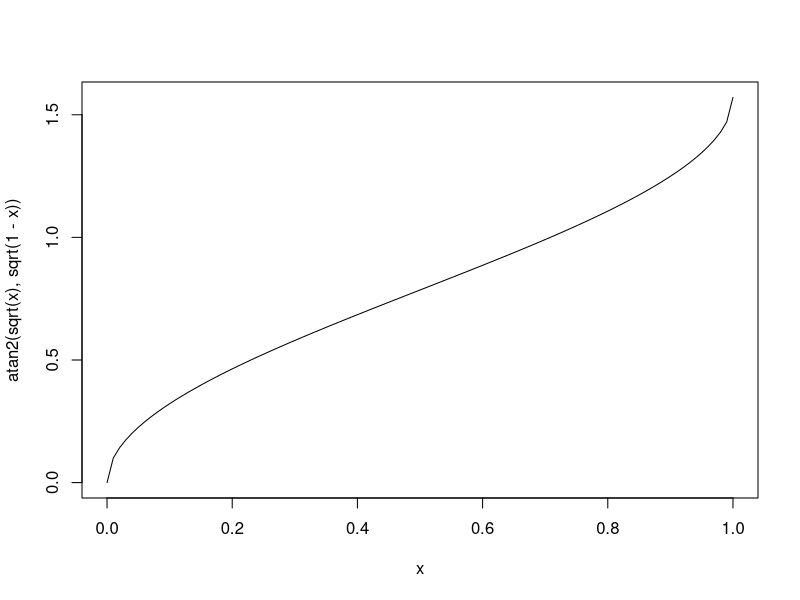

Here is the R script that generated this plot: (Note: this script raises an error after producing the figure.)
## ---- chunk 1
library(geosphere)
distHaversine
## ---- chunk 2
curve(atan2(sqrt(x), sqrt(1 - x)), from = 0, to = 1)
## ---- chunk 3
# p1 is just one point and p2 is a two-column matrix of points
haversine2 <- function(p1, p2) {
  
  toRad <- pi / 180
  p1 <- p1 * toRad
  p2 <- p2 * toRad

  dLat <- p2[, 2] - p1[2]
  dLon <- p2[, 1] - p1[1]
  sin(dLat / 2)^2 + cos(p1[2]) * cos(p2[, 2]) * sin(dLon / 2)^2
}
## ---- chunk 4
# Test dataset (use smaller size for now)
N <- 200
pixels.latlon <- cbind(runif(N, min = -180, max = -120),
                       runif(N, min = 50, max = 85))
grwl.latlon <- cbind(runif(20000, min = -180, max = -120),
                     runif(20000, min = 50, max = 85))

system.time({
  rnum <- apply(pixels.latlon, 1, function(x) {
    dm <- distm(x, grwl.latlon, fun = distHaversine)
    which.min(dm)
  })
})

system.time({
  rnum2 <- apply(pixels.latlon, 1, function(x) {
    a <- haversine2(x, grwl.latlon)
    which.min(a)
  })
})
all.equal(rnum2, rnum)
## ---- chunk 5
find_closest <- function(lat1, long1, lat2, long2) {

  toRad <- pi / 180
  lat1  <- lat1  * toRad
  long1 <- long1 * toRad
  lat2  <- lat2  * toRad
  long2 <- long2 * toRad

  ord1  <- order(lat1)
  rank1 <- match(seq_along(lat1), ord1)
  ord2  <- order(lat2)

  ind <- find_closest_point(lat1[ord1], long1[ord1], lat2[ord2], long2[ord2])

  ord2[ind + 1][rank1]
}
## ---- chunk 6
system.time(
  rnum3 <- find_closest(pixels.latlon[, 2], pixels.latlon[, 1], 
                        grwl.latlon[, 2], grwl.latlon[, 1])
)
all.equal(rnum3, rnum)
